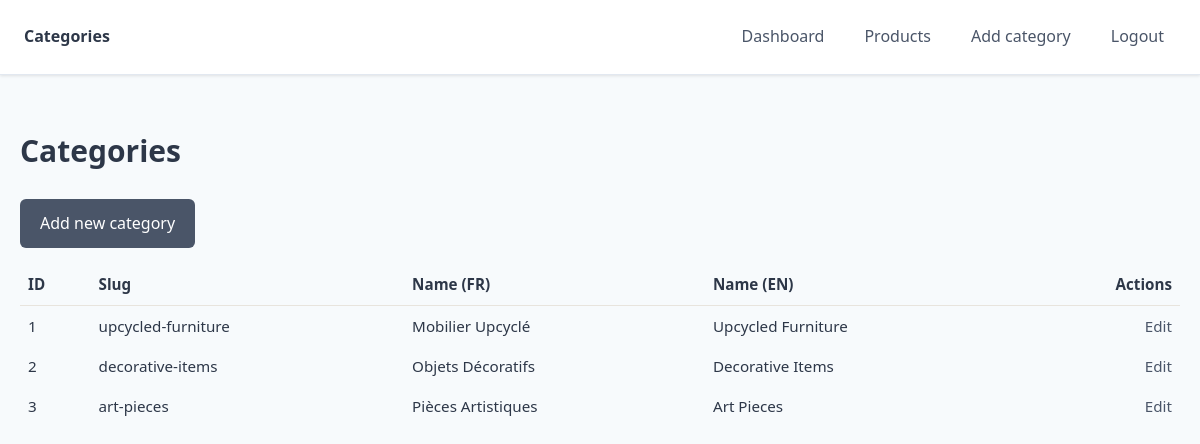
/admin/categories/index.php (signed in), run on the app's committed database.
### tables this page shows
CREATE TABLE IF NOT EXISTS categories (
    id INT PRIMARY KEY AUTO_INCREMENT,
    slug VARCHAR(100) NOT NULL,
    created_at TIMESTAMP DEFAULT CURRENT_TIMESTAMP,
    updated_at TIMESTAMP DEFAULT CURRENT_TIMESTAMP ON UPDATE CURRENT_TIMESTAMP,
    UNIQUE KEY unique_slug (slug)
);

CREATE TABLE IF NOT EXISTS category_translations (
    id INT PRIMARY KEY AUTO_INCREMENT,
    category_id INT NOT NULL,
    language_code VARCHAR(2) NOT NULL,
    name VARCHAR(100) NOT NULL,
    description TEXT,
    FOREIGN KEY (category_id) REFERENCES categories(id) ON DELETE CASCADE,
    FOREIGN KEY (language_code) REFERENCES languages(code),
    UNIQUE KEY unique_translation (category_id, language_code)
);

### includes/functions.php (called while the page is built, shortened)
<?php
function e(string $value): string
{
    return htmlspecialchars($value, ENT_QUOTES, 'UTF-8');
}

### admin/categories/index.php (the view, shortened to what this page needs)
<?php
require_once __DIR__ . '/../../includes/functions.php';
global $pdo;
$stmt = $pdo->query("
    SELECT c.id, c.slug,
           ct_fr.name AS name_fr,
           ct_en.name AS name_en
    FROM categories c
    LEFT JOIN category_translations ct_fr
      ON c.id = ct_fr.category_id AND ct_fr.language_code = 'fr'
    LEFT JOIN category_translations ct_en
      ON c.id = ct_en.category_id AND ct_en.language_code = 'en'
    ORDER BY ct_fr.name ASC
");
$categories = $stmt->fetchAll();
?>
<!DOCTYPE html>
<html lang="en">
<head>
    <link rel="stylesheet" href="/assets/css/admin.css">
</head>
<body>
    <header class="site-header">
        <div class="site-header-inner container">
            <strong>Categories</strong>
            <nav class="site-nav">
                <a href="/admin/index.php">Dashboard</a>
                <a href="/admin/products/index.php">Products</a>
                <a href="/admin/categories/create.php">Add category</a>
                <a href="/admin/logout.php">Logout</a>
            </nav>
        </div>
    </header>
    <main>
        <section class="section">
            <div class="container">
                <h1 class="section-title">Categories</h1>
                <p><a class="btn-primary" href="/admin/categories/create.php">Add new category</a></p>
                <?php if ($categories): ?>
                    <table style="width: 100%; border-collapse: collapse; margin-top: 1rem; font-size: 0.95rem;">
                        <thead>
                        <tr>
                            <th style="text-align:left;padding:0.5rem;border-bottom:1px solid #E8E4DD;">ID</th>
                            <th style="text-align:left;padding:0.5rem;border-bottom:1px solid #E8E4DD;">Slug</th>
                            <th style="text-align:left;padding:0.5rem;border-bottom:1px solid #E8E4DD;">Name (FR)</th>
                            <th style="text-align:left;padding:0.5rem;border-bottom:1px solid #E8E4DD;">Name (EN)</th>
                            <th style="text-align:right;padding:0.5rem;border-bottom:1px solid #E8E4DD;">Actions</th>
                        </tr>
                        </thead>
                        <tbody>
                        <?php foreach ($categories as $cat): ?>
                            <tr>
                                <td style="padding:0.5rem;"><?php echo (int) $cat['id']; ?></td>
                                <td style="padding:0.5rem;"><?php echo e($cat['slug']); ?></td>
                                <td style="padding:0.5rem;"><?php echo e($cat['name_fr'] ?? ''); ?></td>
                                <td style="padding:0.5rem;"><?php echo e($cat['name_en'] ?? ''); ?></td>
                                <td style="padding:0.5rem;text-align:right;">
                                    <a href="/admin/categories/edit.php?id=<?php echo (int) $cat['id']; ?>">Edit</a>
                                </td>
                            </tr>
                        <?php endforeach; ?>
                        </tbody>
                    </table>
                <?php else: ?>
                    <p>No categories yet.</p>
                <?php endif; ?>
            </div>
        </section>
    </main>
</body>
</html>

### assets/css/admin.css (style rules this page uses)
:root { --admin-primary: #4A5568; --admin-secondary: #718096; --admin-success: #48BB78; --admin-danger: #F56565; --admin-warning: #ED8936; --admin-bg: #F7FAFC; --admin-border: #E2E8F0; --admin-text: #2D3748; --admin-text-light: #718096; }
*, *::before, *::after { box-sizing: border-box; }
body { margin: 0; font-family: system-ui, -apple-system, BlinkMacSystemFont, 'Segoe UI', sans-serif; color: var(--admin-text); background-color: var(--admin-bg); line-height: 1.6; }
h1, h2, h3, h4, h5, h6 { color: var(--admin-text); margin-top: 0; }
a { color: var(--admin-primary); text-decoration: none; }
.container { width: 100%; max-width: 1200px; margin: 0 auto; padding: 1.25rem; }
.btn-primary { display: inline-flex; align-items: center; justify-content: center; padding: 0.75rem 1.25rem; border-radius: 0.375rem; border: none; background-color: var(--admin-primary); color: #fff; font-weight: 500; cursor: pointer; transition: background-color 0.2s ease; }
.site-header { background-color: #fff; border-bottom: 1px solid var(--admin-border); box-shadow: 0 1px 3px rgba(0, 0, 0, 0.1); }
.site-header-inner { display: flex; align-items: center; justify-content: space-between; gap: 1.5rem; padding: 1rem 1.5rem; }
.site-nav { display: flex; gap: 1rem; align-items: center; }
.site-nav a { padding: 0.5rem 0.75rem; border-radius: 0.25rem; transition: background-color 0.2s ease; }
.section { padding: 2rem 0; }
.section-title { font-size: 1.875rem; margin-bottom: 1.5rem; font-weight: 600; }

### data on the page
categories: id "1", slug "upcycled-furniture", category_translations.name "Mobilier Upcyclé", category_translations.name "Upcycled Furniture"
categories: id "2", slug "decorative-items", category_translations.name "Objets Décoratifs", category_translations.name "Decorative Items"
categories: id "3", slug "art-pieces", category_translations.name "Pièces Artistiques", category_translations.name "Art Pieces"
